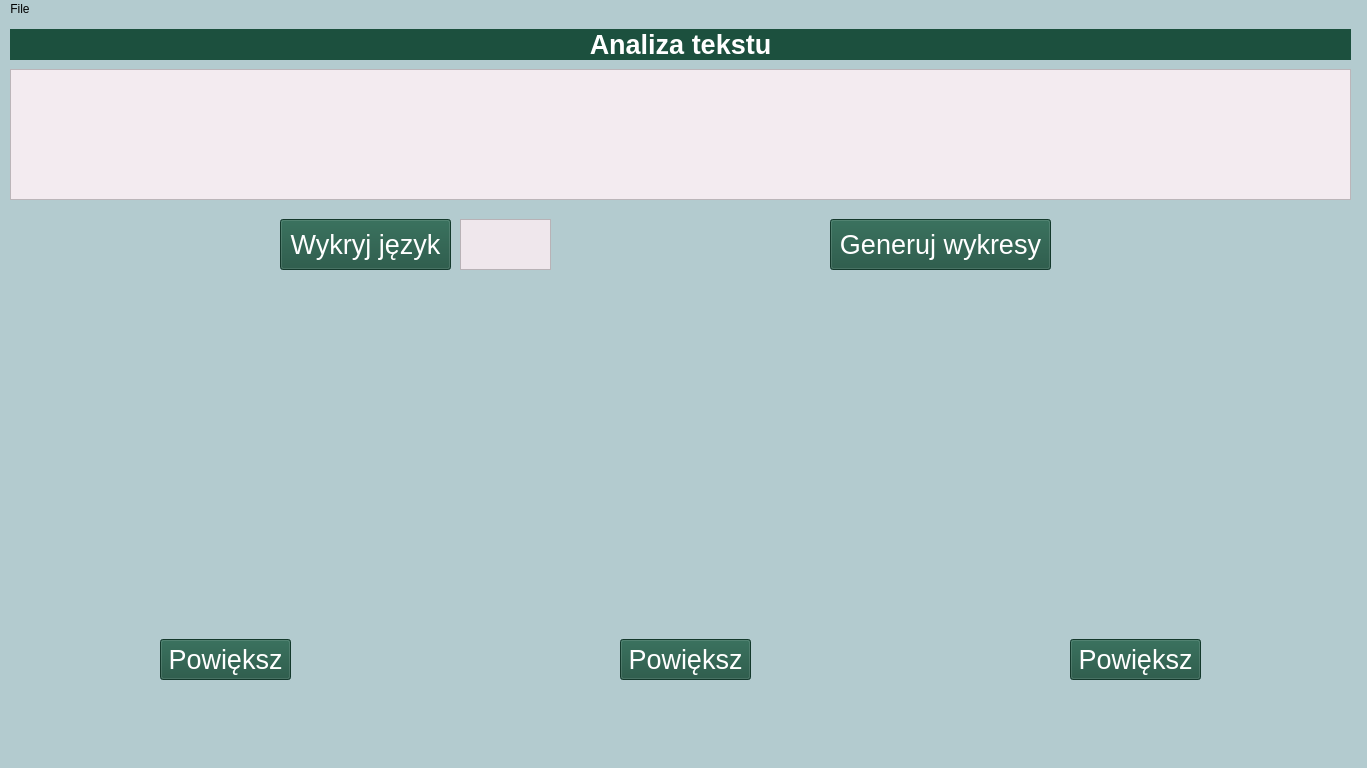
<?xml version="1.0" encoding="UTF-8"?>
<ui version="4.0">
 <class>MainWindow</class>
 <widget class="QMainWindow" name="MainWindow">
  <property name="geometry">
   <rect>
    <x>0</x>
    <y>0</y>
    <width>1367</width>
    <height>768</height>
   </rect>
  </property>
  <property name="windowTitle">
   <string>MainWindow</string>
  </property>
  <property name="styleSheet">
   <string notr="true">background-color: rgb(179, 203, 207);</string>
  </property>
  <widget class="QWidget" name="centralwidget">
   <widget class="QWidget" name="gridLayoutWidget">
    <property name="geometry">
     <rect>
      <x>10</x>
      <y>270</y>
      <width>1341</width>
      <height>341</height>
     </rect>
    </property>
    <layout class="QGridLayout" name="gridLayout">
     <item row="2" column="0">
      <layout class="QVBoxLayout" name="verticalLayout_9">
       <item>
        <widget class="QLabel" name="label_letters">
         <property name="enabled">
          <bool>true</bool>
         </property>
         <property name="text">
          <string/>
         </property>
         <property name="alignment">
          <set>Qt::AlignCenter</set>
         </property>
        </widget>
       </item>
      </layout>
     </item>
     <item row="2" column="1">
      <layout class="QVBoxLayout" name="verticalLayout">
       <item>
        <widget class="QLabel" name="label_digram">
         <property name="text">
          <string/>
         </property>
         <property name="alignment">
          <set>Qt::AlignCenter</set>
         </property>
        </widget>
       </item>
      </layout>
     </item>
     <item row="2" column="2">
      <layout class="QVBoxLayout" name="verticalLayout_12">
       <item>
        <widget class="QLabel" name="label_trigram">
         <property name="text">
          <string/>
         </property>
         <property name="alignment">
          <set>Qt::AlignCenter</set>
         </property>
        </widget>
       </item>
      </layout>
     </item>
    </layout>
   </widget>
   <widget class="QLabel" name="theBestLang">
    <property name="geometry">
     <rect>
      <x>710</x>
      <y>695</y>
      <width>371</width>
      <height>21</height>
     </rect>
    </property>
    <property name="font">
     <font>
      <pointsize>14</pointsize>
      <weight>75</weight>
      <bold>true</bold>
     </font>
    </property>
    <property name="text">
     <string/>
    </property>
    <property name="alignment">
     <set>Qt::AlignRight|Qt::AlignTrailing|Qt::AlignVCenter</set>
    </property>
   </widget>
   <widget class="QLabel" name="label_9">
    <property name="geometry">
     <rect>
      <x>10</x>
      <y>10</y>
      <width>1341</width>
      <height>31</height>
     </rect>
    </property>
    <property name="font">
     <font>
      <pointsize>20</pointsize>
      <weight>75</weight>
      <italic>false</italic>
      <bold>true</bold>
     </font>
    </property>
    <property name="styleSheet">
     <string notr="true">color: rgb(255, 255, 255); 
background-color: rgb(28, 80, 62);</string>
    </property>
    <property name="text">
     <string>Analiza tekstu</string>
    </property>
    <property name="alignment">
     <set>Qt::AlignCenter</set>
    </property>
   </widget>
   <widget class="QTextBrowser" name="textToAnalize">
    <property name="geometry">
     <rect>
      <x>10</x>
      <y>50</y>
      <width>1341</width>
      <height>131</height>
     </rect>
    </property>
    <property name="font">
     <font>
      <pointsize>12</pointsize>
     </font>
    </property>
    <property name="styleSheet">
     <string notr="true">background-color: rgb(243, 235, 240);</string>
    </property>
   </widget>
   <widget class="QPushButton" name="showLangBT">
    <property name="geometry">
     <rect>
      <x>280</x>
      <y>200</y>
      <width>171</width>
      <height>51</height>
     </rect>
    </property>
    <property name="font">
     <font>
      <pointsize>20</pointsize>
      <kerning>true</kerning>
     </font>
    </property>
    <property name="styleSheet">
     <string notr="true">background-color: rgb(28, 80, 62);
color: rgb(255, 255, 255); </string>
    </property>
    <property name="text">
     <string>Wykryj język</string>
    </property>
   </widget>
   <widget class="QTextBrowser" name="textLang">
    <property name="geometry">
     <rect>
      <x>460</x>
      <y>200</y>
      <width>91</width>
      <height>51</height>
     </rect>
    </property>
    <property name="font">
     <font>
      <pointsize>22</pointsize>
      <italic>true</italic>
     </font>
    </property>
    <property name="styleSheet">
     <string notr="true">background-color: rgb(239, 231, 236);</string>
    </property>
   </widget>
   <widget class="QPushButton" name="generatePlotsBT">
    <property name="geometry">
     <rect>
      <x>830</x>
      <y>200</y>
      <width>221</width>
      <height>51</height>
     </rect>
    </property>
    <property name="font">
     <font>
      <pointsize>20</pointsize>
     </font>
    </property>
    <property name="styleSheet">
     <string notr="true">background-color: rgb(28, 80, 62);
color: rgb(255, 255, 255); </string>
    </property>
    <property name="text">
     <string>Generuj wykresy</string>
    </property>
   </widget>
   <widget class="QPushButton" name="enlargeLettersBT">
    <property name="geometry">
     <rect>
      <x>160</x>
      <y>620</y>
      <width>131</width>
      <height>41</height>
     </rect>
    </property>
    <property name="font">
     <font>
      <pointsize>20</pointsize>
      <kerning>true</kerning>
     </font>
    </property>
    <property name="styleSheet">
     <string notr="true">background-color: rgb(28, 80, 62);
color: rgb(255, 255, 255); </string>
    </property>
    <property name="text">
     <string>Powiększ</string>
    </property>
   </widget>
   <widget class="QPushButton" name="enlargeDigramsBT">
    <property name="geometry">
     <rect>
      <x>620</x>
      <y>620</y>
      <width>131</width>
      <height>41</height>
     </rect>
    </property>
    <property name="font">
     <font>
      <pointsize>20</pointsize>
      <kerning>true</kerning>
     </font>
    </property>
    <property name="styleSheet">
     <string notr="true">background-color: rgb(28, 80, 62);
color: rgb(255, 255, 255); </string>
    </property>
    <property name="text">
     <string>Powiększ</string>
    </property>
   </widget>
   <widget class="QPushButton" name="enlargeTrigramsBT">
    <property name="geometry">
     <rect>
      <x>1070</x>
      <y>620</y>
      <width>131</width>
      <height>41</height>
     </rect>
    </property>
    <property name="font">
     <font>
      <pointsize>20</pointsize>
      <kerning>true</kerning>
     </font>
    </property>
    <property name="styleSheet">
     <string notr="true">background-color: rgb(28, 80, 62);
color: rgb(255, 255, 255); </string>
    </property>
    <property name="text">
     <string>Powiększ</string>
    </property>
   </widget>
  </widget>
  <widget class="QMenuBar" name="menubar">
   <property name="geometry">
    <rect>
     <x>0</x>
     <y>0</y>
     <width>1367</width>
     <height>21</height>
    </rect>
   </property>
   <widget class="QMenu" name="menuFile">
    <property name="title">
     <string>File</string>
    </property>
    <addaction name="actionOpen"/>
   </widget>
   <addaction name="menuFile"/>
  </widget>
  <widget class="QStatusBar" name="statusbar"/>
  <action name="actionOpen">
   <property name="text">
    <string>Open</string>
   </property>
   <property name="font">
    <font>
     <pointsize>14</pointsize>
    </font>
   </property>
  </action>
 </widget>
 <resources/>
 <connections/>
</ui>
